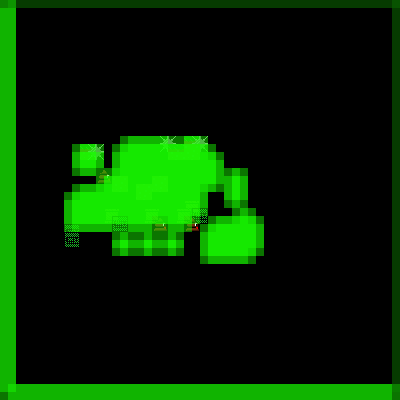

A level layout from a 2D game, rendered from its tile map. Below: a short description, then the map file with tile-grid data replaced by summaries:
An orthogonal 50x50 tile map with 8x8 px tiles, 3 tile layers (back, front, collision), 2 tilesets and 1 object (start).

<map version="1.2" tiledversion="1.3.4" orientation="orthogonal" renderorder="right-down" width="50" height="50" tilewidth="8" tileheight="8" infinite="0" nextlayerid="6" nextobjectid="2">
 <editorsettings>
  <export target="test.csv" format="csv" />
 </editorsettings>
 <tileset firstgid="1" source="tiles.tsx" />
 <tileset firstgid="1025" source="collision.tsx" />
 <layer id="1" name="back" width="50" height="50">
  <data>[2500 cells, 2500 non-empty, 72 distinct tile ids]</data>
 </layer>
 <layer id="2" name="front" width="50" height="50">
  <data>[2500 cells, 0 non-empty, 0 distinct tile ids]</data>
 </layer>
 <layer id="4" name="collision" width="50" height="50" opacity="0.46">
  <data>[2500 cells, 574 non-empty, 2 distinct tile ids]</data>
 </layer>
 <objectgroup id="5" name="objects">
  <object id="1" name="start" x="74" y="118">
   <point />
  </object>
 </objectgroup>
</map>